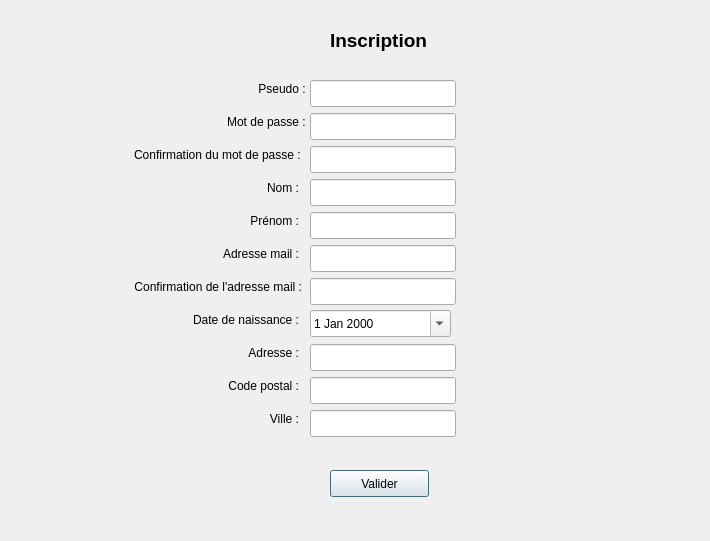
<?xml version="1.0" encoding="UTF-8"?>
<ui version="4.0">
 <class>DialogInscription</class>
 <widget class="QDialog" name="DialogInscription">
  <property name="geometry">
   <rect>
    <x>0</x>
    <y>0</y>
    <width>710</width>
    <height>541</height>
   </rect>
  </property>
  <property name="windowTitle">
   <string>Inscription</string>
  </property>
  <property name="modal">
   <bool>true</bool>
  </property>
  <widget class="QLabel" name="labelPseudo">
   <property name="geometry">
    <rect>
     <x>88</x>
     <y>80</y>
     <width>221</width>
     <height>17</height>
    </rect>
   </property>
   <property name="text">
    <string>Pseudo : </string>
   </property>
   <property name="alignment">
    <set>Qt::AlignRight|Qt::AlignTrailing|Qt::AlignVCenter</set>
   </property>
  </widget>
  <widget class="QLineEdit" name="valPseudo">
   <property name="geometry">
    <rect>
     <x>310</x>
     <y>80</y>
     <width>146</width>
     <height>27</height>
    </rect>
   </property>
  </widget>
  <widget class="QLabel" name="labelMdp">
   <property name="geometry">
    <rect>
     <x>88</x>
     <y>113</y>
     <width>221</width>
     <height>17</height>
    </rect>
   </property>
   <property name="text">
    <string>Mot de passe : </string>
   </property>
   <property name="alignment">
    <set>Qt::AlignRight|Qt::AlignTrailing|Qt::AlignVCenter</set>
   </property>
  </widget>
  <widget class="QLineEdit" name="valMdp">
   <property name="geometry">
    <rect>
     <x>310</x>
     <y>113</y>
     <width>146</width>
     <height>27</height>
    </rect>
   </property>
  </widget>
  <widget class="QLabel" name="labelMdp2">
   <property name="geometry">
    <rect>
     <x>88</x>
     <y>146</y>
     <width>216</width>
     <height>17</height>
    </rect>
   </property>
   <property name="text">
    <string>Confirmation du mot de passe : </string>
   </property>
   <property name="alignment">
    <set>Qt::AlignRight|Qt::AlignTrailing|Qt::AlignVCenter</set>
   </property>
  </widget>
  <widget class="QLineEdit" name="valMdp2">
   <property name="geometry">
    <rect>
     <x>310</x>
     <y>146</y>
     <width>146</width>
     <height>27</height>
    </rect>
   </property>
  </widget>
  <widget class="QLabel" name="labelNom">
   <property name="geometry">
    <rect>
     <x>88</x>
     <y>179</y>
     <width>211</width>
     <height>17</height>
    </rect>
   </property>
   <property name="text">
    <string>Nom :</string>
   </property>
   <property name="alignment">
    <set>Qt::AlignRight|Qt::AlignTrailing|Qt::AlignVCenter</set>
   </property>
  </widget>
  <widget class="QLineEdit" name="valNom">
   <property name="geometry">
    <rect>
     <x>310</x>
     <y>179</y>
     <width>146</width>
     <height>27</height>
    </rect>
   </property>
  </widget>
  <widget class="QLabel" name="labelPrenom">
   <property name="geometry">
    <rect>
     <x>88</x>
     <y>212</y>
     <width>211</width>
     <height>17</height>
    </rect>
   </property>
   <property name="text">
    <string>Prénom :</string>
   </property>
   <property name="alignment">
    <set>Qt::AlignRight|Qt::AlignTrailing|Qt::AlignVCenter</set>
   </property>
  </widget>
  <widget class="QLineEdit" name="valPrenom">
   <property name="geometry">
    <rect>
     <x>310</x>
     <y>212</y>
     <width>146</width>
     <height>27</height>
    </rect>
   </property>
  </widget>
  <widget class="QLabel" name="labelMail">
   <property name="geometry">
    <rect>
     <x>88</x>
     <y>245</y>
     <width>211</width>
     <height>17</height>
    </rect>
   </property>
   <property name="text">
    <string>Adresse mail :</string>
   </property>
   <property name="alignment">
    <set>Qt::AlignRight|Qt::AlignTrailing|Qt::AlignVCenter</set>
   </property>
  </widget>
  <widget class="QLineEdit" name="valMail">
   <property name="geometry">
    <rect>
     <x>310</x>
     <y>245</y>
     <width>146</width>
     <height>27</height>
    </rect>
   </property>
  </widget>
  <widget class="QLabel" name="labelMail2">
   <property name="geometry">
    <rect>
     <x>88</x>
     <y>278</y>
     <width>214</width>
     <height>17</height>
    </rect>
   </property>
   <property name="text">
    <string>Confirmation de l'adresse mail :</string>
   </property>
   <property name="alignment">
    <set>Qt::AlignRight|Qt::AlignTrailing|Qt::AlignVCenter</set>
   </property>
  </widget>
  <widget class="QLineEdit" name="valMail2">
   <property name="geometry">
    <rect>
     <x>310</x>
     <y>278</y>
     <width>146</width>
     <height>27</height>
    </rect>
   </property>
  </widget>
  <widget class="QLabel" name="labelDateNaissance">
   <property name="geometry">
    <rect>
     <x>88</x>
     <y>311</y>
     <width>211</width>
     <height>17</height>
    </rect>
   </property>
   <property name="text">
    <string>Date de naissance :</string>
   </property>
   <property name="alignment">
    <set>Qt::AlignRight|Qt::AlignTrailing|Qt::AlignVCenter</set>
   </property>
  </widget>
  <widget class="QLabel" name="labelAdresse">
   <property name="geometry">
    <rect>
     <x>88</x>
     <y>344</y>
     <width>211</width>
     <height>17</height>
    </rect>
   </property>
   <property name="text">
    <string>Adresse :</string>
   </property>
   <property name="alignment">
    <set>Qt::AlignRight|Qt::AlignTrailing|Qt::AlignVCenter</set>
   </property>
  </widget>
  <widget class="QLineEdit" name="valAdresse">
   <property name="geometry">
    <rect>
     <x>310</x>
     <y>344</y>
     <width>146</width>
     <height>27</height>
    </rect>
   </property>
  </widget>
  <widget class="QLabel" name="labelCodePostal">
   <property name="geometry">
    <rect>
     <x>88</x>
     <y>377</y>
     <width>211</width>
     <height>17</height>
    </rect>
   </property>
   <property name="text">
    <string>Code postal :</string>
   </property>
   <property name="alignment">
    <set>Qt::AlignRight|Qt::AlignTrailing|Qt::AlignVCenter</set>
   </property>
  </widget>
  <widget class="QLineEdit" name="valCodePostal">
   <property name="geometry">
    <rect>
     <x>310</x>
     <y>377</y>
     <width>146</width>
     <height>27</height>
    </rect>
   </property>
  </widget>
  <widget class="QLabel" name="labelVille">
   <property name="geometry">
    <rect>
     <x>88</x>
     <y>410</y>
     <width>211</width>
     <height>17</height>
    </rect>
   </property>
   <property name="text">
    <string>Ville :</string>
   </property>
   <property name="alignment">
    <set>Qt::AlignRight|Qt::AlignTrailing|Qt::AlignVCenter</set>
   </property>
  </widget>
  <widget class="QLineEdit" name="valVille">
   <property name="geometry">
    <rect>
     <x>310</x>
     <y>410</y>
     <width>146</width>
     <height>27</height>
    </rect>
   </property>
  </widget>
  <widget class="QLabel" name="labelInscription">
   <property name="geometry">
    <rect>
     <x>330</x>
     <y>30</y>
     <width>101</width>
     <height>21</height>
    </rect>
   </property>
   <property name="font">
    <font>
     <pointsize>14</pointsize>
     <weight>75</weight>
     <bold>true</bold>
    </font>
   </property>
   <property name="text">
    <string>Inscription</string>
   </property>
  </widget>
  <widget class="QPushButton" name="boutonValider">
   <property name="geometry">
    <rect>
     <x>330</x>
     <y>470</y>
     <width>99</width>
     <height>27</height>
    </rect>
   </property>
   <property name="text">
    <string>Valider</string>
   </property>
  </widget>
  <widget class="QDateEdit" name="valDateNaissance">
   <property name="geometry">
    <rect>
     <x>310</x>
     <y>310</y>
     <width>141</width>
     <height>27</height>
    </rect>
   </property>
   <property name="maximumDate">
    <date>
     <year>2015</year>
     <month>12</month>
     <day>31</day>
    </date>
   </property>
   <property name="minimumDate">
    <date>
     <year>1900</year>
     <month>12</month>
     <day>1</day>
    </date>
   </property>
   <property name="calendarPopup">
    <bool>true</bool>
   </property>
  </widget>
 </widget>
 <resources/>
 <connections/>
</ui>
